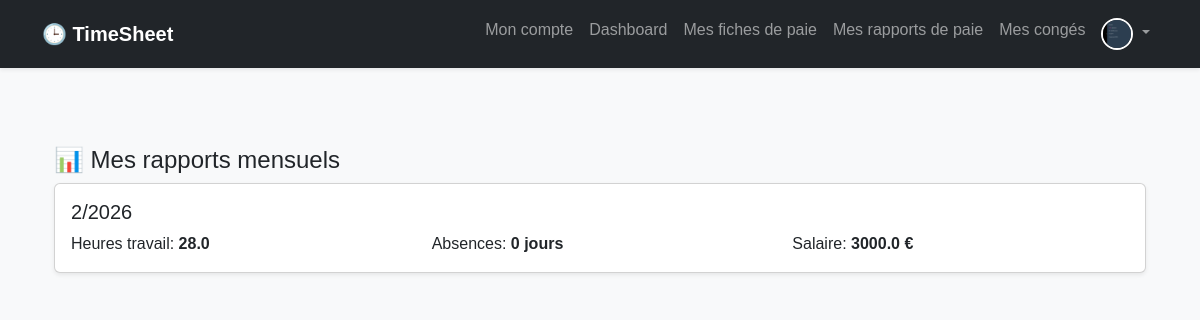
The page /user/reports (signed in) on the database its author committed.
### models.py (models this page shows, shortened)
class User(UserMixin, db.Model):
    id = db.Column(db.Integer, primary_key=True)
    nom = db.Column(db.String(100), nullable=False)
    prenom = db.Column(db.String(100), nullable=False)
    email = db.Column(db.String(120), unique=True, nullable=False)
    password_hash = db.Column(db.String(200), nullable=False)
    role = db.Column(db.String(20))  # admin, manager, consultant
    manager_id = db.Column(db.Integer, db.ForeignKey('user.id'))
    manager = db.relationship('User', remote_side=[id])
    project_id = db.Column(db.Integer, db.ForeignKey('project.id'))
    project = db.relationship('Project')
    must_change_password = db.Column(db.Boolean, default=True)
    profile_image = db.Column(db.String(255), default=None)  # chemin vers l'image de profil

class MonthlyReport(db.Model):
    id = db.Column(db.Integer, primary_key=True)
    user_id = db.Column(db.Integer, db.ForeignKey('user.id'), nullable=False)
    month = db.Column(db.Integer, nullable=False)   # 1-12
    year = db.Column(db.Integer, nullable=False)
    total_work_hours = db.Column(db.Float, default=0)
    total_absence_hours = db.Column(db.Float, default=0)
    work_days = db.Column(db.Integer, default=0)
    absence_days = db.Column(db.Integer, default=0)
    overtime_hours = db.Column(db.Float, default=0)
    salary_base = db.Column(db.Float, default=0)
    salary_bonus = db.Column(db.Float, default=0)
    salary_total = db.Column(db.Float, default=0)
    vacation_days_used = db.Column(db.Integer, default=0)
    generated_at = db.Column(db.DateTime, default=datetime.utcnow)

### routes/user.py (the view)
@user_bp.route('/reports')
@login_required
def user_reports():
    reports = MonthlyReport.query.filter_by(
        user_id=current_user.id
    ).order_by(MonthlyReport.year.desc(), MonthlyReport.month.desc()).all()
    return render_template('user/reports.html', reports=reports)

### app.py (called while the page is built)
@login_manager.user_loader
def load_user(user_id):
    return User.query.get(int(user_id))

### templates/user/reports.html
{% extends "base.html" %}
{% block content %}
<div class="container mt-4">
  <h4>📊 Mes rapports mensuels</h4>
  {% for r in reports %}
  <div class="card shadow-sm p-3 mb-3">
    <h5>{{ r.month }}/{{ r.year }}</h5>
    <div class="row">
      <div class="col">Heures travail: <strong>{{ r.total_work_hours }}</strong></div>
      <div class="col">Absences: <strong>{{ r.absence_days }} jours</strong></div>
      <div class="col">Salaire: <strong>{{ r.salary_total }} €</strong></div>
    </div>
  </div>
  {% endfor %}
</div>
{% endblock %}

### templates/base.html (shortened to what this page needs)
<!DOCTYPE html>
<html lang="fr">
<head>
    <link href="https://cdn.jsdelivr.net/npm/bootstrap@5.3.2/dist/css/bootstrap.min.css" rel="stylesheet">
    <link rel="stylesheet" href="{{ url_for('static', filename='style.css') }}">
</head>
<body class="bg-light">
<nav class="navbar navbar-expand-lg navbar-dark bg-dark shadow-sm">
  <div class="container">
    <a class="navbar-brand fw-bold" href="#">
        🕒 TimeSheet
    </a>
    {% if current_user.is_authenticated %}
    <div class="collapse navbar-collapse" id="navbarNav">
      <ul class="navbar-nav ms-auto">
        {% if current_user.is_authenticated %}
          {% if current_user.role == 'admin' %}
            <li class="nav-item">
              <a class="nav-link" href="{{ url_for('admin.dashboard') }}">Dashboard</a>
            </li>
            <li class="nav-item">
              <a class="nav-link" href="{{ url_for('admin.manage_users') }}">Gérer utilisateurs</a>
            </li>
            <!-- <li class="nav-item">
              <a class="nav-link" href="/admin/timesheet">Feuille de Temps</a>
            </li> -->
            <li class="nav-item">
              <a class="nav-link" href="{{ url_for('admin.create_user') }}">Créer utilisateur</a>
            </li>
             <li class="nav-item">
              <a class="nav-link" href="{{ url_for('admin.manage_vacations') }}">Congés</a>
            </li>
          {% else %}
            <li class="nav-item">
              <a class="nav-link" href="{{ url_for('user.user_profile') }}">Mon compte</a>
            </li>
            <li class="nav-item">
              <a class="nav-link" href="{{ url_for('user.user_dashboard') }}">Dashboard</a>
            </li>
            <li class="nav-item">
              <a class="nav-link" href="{{ url_for('user.user_payroll') }}">Mes fiches de paie</a>
            </li>
            <li class="nav-item">
              <a class="nav-link" href="{{ url_for('user.user_payslips') }}">Mes rapports de paie</a>
            </li>
            <li class="nav-item">
              <a class="nav-link" href="{{ url_for('user.user_vacation') }}">Mes congés</a>
            </li>
          {% endif %}
          <li class="nav-item dropdown">
            <a class="nav-link dropdown-toggle" href="#" id="profileDropdown" role="button" data-bs-toggle="dropdown" aria-expanded="false">
              <img src="{{ url_for('static', filename='profile_images/' + (current_user.profile_image or 'default.png')) }}"
                   alt="Profile" class="navbar-profile-img rounded-circle" width="32" height="32">
            </a>
          </li>
        {% else %}
          <li class="nav-item">
            <a class="nav-link" href="/">Accueil</a>
          </li>
        {% endif %}
      </ul>
    </div>
    {% endif %}
  </div>
</nav>
<body>
<main class="container my-4">
    {% block content %}{% endblock %}
</main>
</body>
</html>

### static/style.css (style rules this page uses)
body { font-family: Arial, sans-serif; background-color: #f5f6fa; margin: 0; padding: 0; }
main { padding: 30px; }
.navbar { background-color: #34495e; padding: 10px 20px; }
.navbar-profile-img { border: 2px solid #fff; cursor: pointer; transition: transform 0.2s; }

### rows shown on the page
User: profile_image (picture)
MonthlyReport: month "2", year "2026", total_work_hours "28.0", absence_days "0", salary_total "3000.0"
